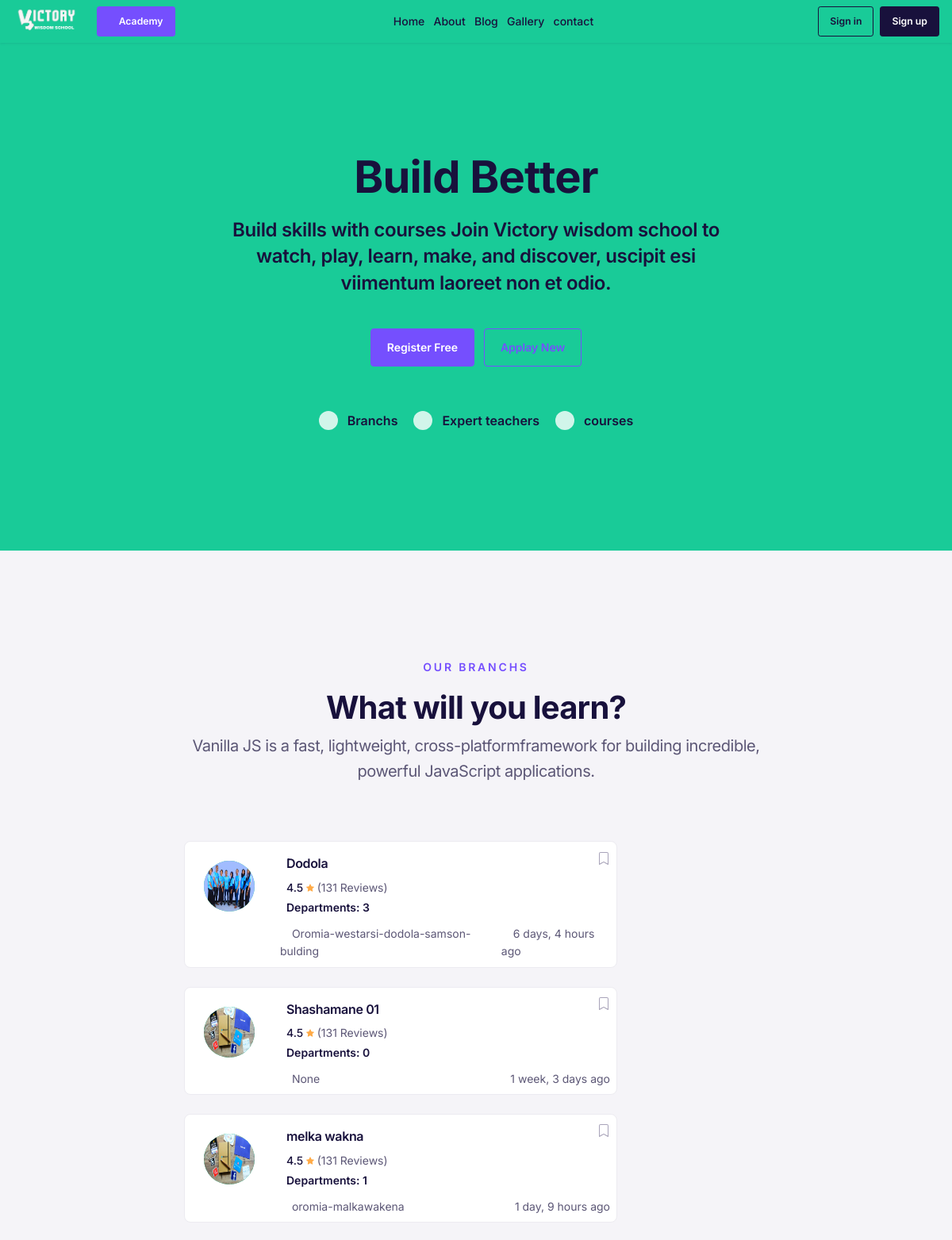
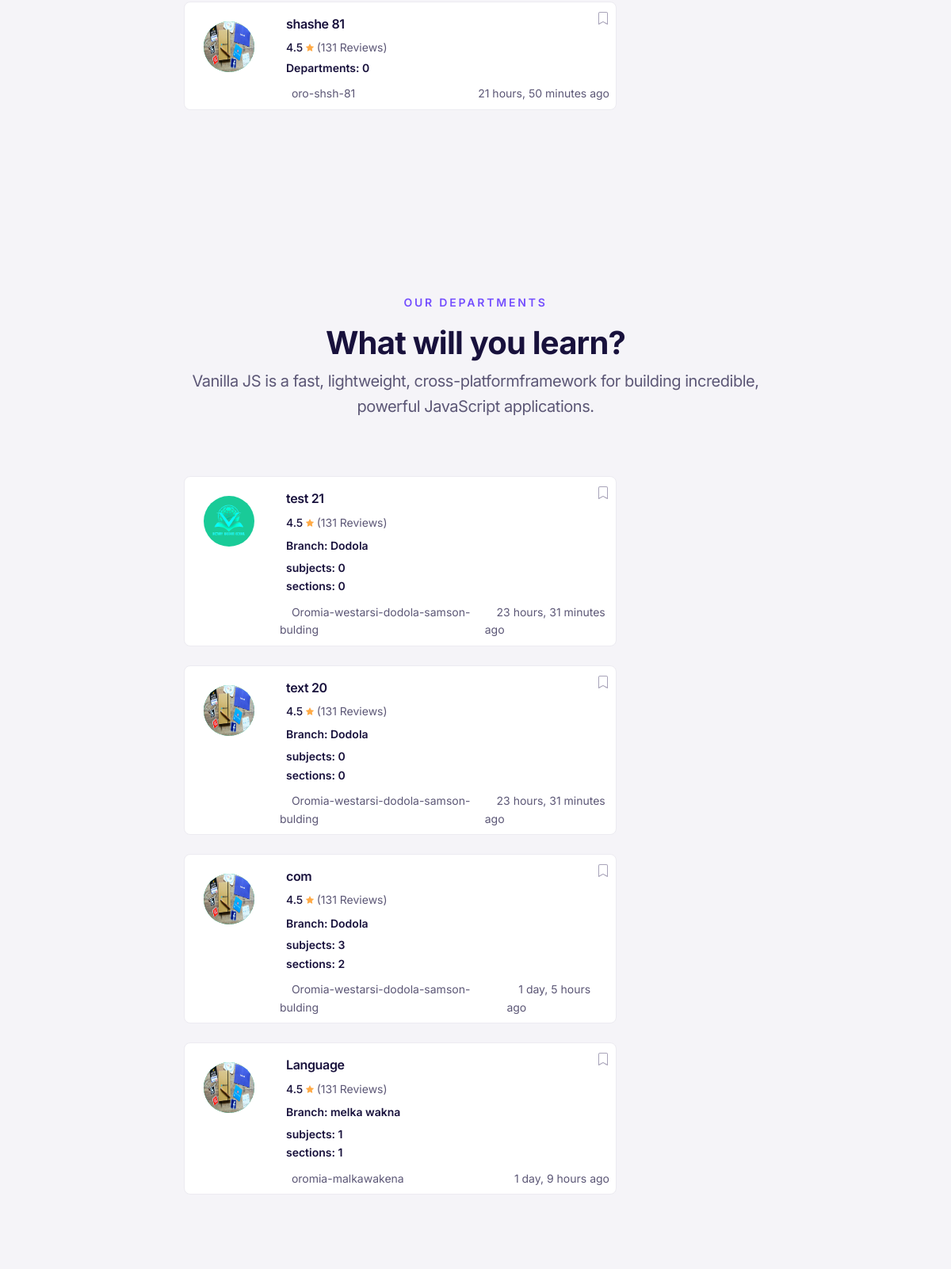
Page /academy_home/ (upper part) on the committed database (2 pictures, top to bottom).
### main/models.py (models this page shows, shortened)
class GeneralSetting(models.Model):
    site_name = models.CharField(max_length=200, help_text="Enter your website name below")
    site_description = models.TextField(help_text="The site title might be the name of your company or organization, or a brief description of the organization, or a combination of the two.")
    logo=models.ImageField(upload_to="main/images", help_text="Upload your website logo - 120 x 40 ")
    favicon = models.ImageField(upload_to="main/images", help_text="Upload your website favicon - Standard for most desktop browsers. 32×32")
    created = models.DateTimeField(auto_now_add=True)
    updated = models.DateTimeField(auto_now=True)

### academy/models.py (models this page shows, shortened)
class Branch(models.Model):
    name = models.CharField(max_length=50)
    location = models.CharField(max_length=200, null=True, blank=True)
    cover_image = models.ImageField(upload_to='academy/cover_image', default='academy/cover_image.jpg', null=True, blank=True)
    bio = models.TextField(null=True, blank=True)
    descriptions = models.TextField(null=True, blank=True)
    reviews = models.ManyToManyField(Review, blank=True)
    created = models.DateTimeField(auto_now_add=True)
    class Meta:
        verbose_name = "branch"
        unique_together = ["name"]
        ordering = ["name"]

class Department(models.Model):
    name = models.CharField(max_length=50)
    branch = models.ForeignKey(Branch,null=True, on_delete=models.CASCADE)
    cover_image = models.ImageField(upload_to='academy/cover_image', default='academy/cover_image.jpg', null=True, blank=True)
    bio = models.TextField(null=True, blank=True)
    descriptions = models.TextField(null=True, blank=True)
    reviews = models.ManyToManyField(Review, blank=True)
    created = models.DateTimeField(auto_now_add=True)
    class Meta:
        verbose_name = "department"
        unique_together = ["branch","name"]
        ordering = ["-created", "name"]

### home/views.py (the view)
# urls.py: path("academy_home/", views.academy_home, name="academy_home"),
def academy_home(request):
  users = User.objects.all()
  students = Student.objects.all()
  teachers = Teacher.objects.all()
  branches = Branch.objects.all()
  departments = Department.objects.all()
  subjects = Subject.objects.all()
  sections = Section.objects.all()
  context = {
    "users":users,
    "students":students,
    "teachers":teachers,
    "branches":branches,
    "departments":departments,
    "subjects":subjects,
    "sections":sections,
  }
  return render(request, "academy/public/academy_home.html", context)

### accounts/models.py (called while the page is built)
    def get_profile_image(self):
        image = self.userimage_set.order_by("-updated", "-created").filter(role = "profile_image")
        if image.exists():
            return image.first().image
        else:
            return None

    def __str__(self):
        return f"{self.get_full_name()}" if self.get_full_name() else  f"{self.email}"

### main/templatetags/myflatpage.py (called while the page is built)
@register.simple_tag(name="general_setting")
def general_setting():
    return GeneralSetting.objects.first()

@register.simple_tag(name="phone_numbers")
def phone_numbers():
    return PhoneNumber.objects.all()

@register.simple_tag(name="email_address")
def email_address():
    return EmailAddress.objects.all()

@register.simple_tag(name="office_address")
def office_address():
    return OfficeAddress.objects.all()

### academy/templates/academy/public/academy_home.html (shortened to what this page needs)
{% extends 'base/public/base.html' %}
{% load static %}
{% block public_content %}
  <div class="py-lg-18 py-10 bg-success">
    <div class="container">
      <div class="row justify-content-center">
        <div class="col-xl-7 col-lg-7 col-md-12">
          <div class="py-8 py-lg-0 text-center">
            <h1 class="display-2 fw-bold mb-3 text-primary">
              <span class="text-dark px-3 px-md-0">Build Better</span>
            </h1>
            <p class="mb-6 h2 text-dark">
              Build skills with courses Join Victory wisdom school to watch, play, learn, make,
              and discover, uscipit esi viimentum laoreet non et odio.
            </p>
            <a href="{% url 'register' %}" class="btn btn-primary me-2"
              >Register Free</a
            >
            <a href="../sign-up.html" class="btn btn-outline-primary"
              >Applay New</a
            >
            <div class="mt-8 mb-0">
              <ul class="list-inline">
                <li
                  class="list-inline-item text-dark fw-semi-bold lh-1 fs-4 me-3 mb-2 mb-md-0"
                >
                  <span
                    class="icon-shape icon-xs rounded-circle bg-light-success text-center me-2"
                    ><i class="zmdi zmdi-check text-success"></i></span
                  ><span class="align-middle">{{branchs_num}} Branchs</span>
                </li>
                <li
                  class="list-inline-item text-dark fw-semi-bold lh-1 fs-4 me-3 mb-2 mb-md-0"
                >
                  <span
                    class="icon-shape icon-xs rounded-circle bg-light-success text-center me-2"
                    ><i class="zmdi zmdi-check text-success"></i></span
                  ><span class="align-middle"
                    >{{total_num_teachers}} Expert teachers</span
                  >
                </li>
                <li class="list-inline-item text-dark fw-semi-bold lh-1 fs-4">
                  <span
                    class="icon-shape icon-xs rounded-circle bg-light-success text-center me-2"
                    ><i class="zmdi zmdi-check text-success"></i></span
                  ><span class="align-middle">{{subjects_num}} courses</span>
                </li>
              </ul>
            </div>
          </div>
        </div>
      </div>
    </div>
  </div>
  <section class="py-8 py-lg-18">
    <div class="container">
      <div class="row mb-8 justify-content-center">
        <div class="col-lg-8 col-md-12 col-12 text-center">
          <span
            class="text-primary mb-3 d-block text-uppercase fw-semi-bold ls-xl"
            >Our Branchs</span
          >
          <h2 class="mb-2 display-4 fw-bold">What will you learn?</h2>
          <p class="lead">
            Vanilla JS is a fast, lightweight, cross-platformframework for
            building incredible, powerful JavaScript applications.
          </p>
        </div>
      </div>
      <div class="row">
        {% for branch in branches %}
          <div class="offset-xl-2 col-lg-6 col-md-12 col-12">
            {% include 'components/branch_card.html' with branch=branch %}
          </div>
        {% endfor %}
      </div>
    </div>
  </section>
  <section class="py-8 py-lg-10">
    <div class="container">
      <div class="row mb-8 justify-content-center">
        <div class="col-lg-8 col-md-12 col-12 text-center">
          <span
            class="text-primary mb-3 d-block text-uppercase fw-semi-bold ls-xl"
            >Our Departments</span
          >
          <h2 class="mb-2 display-4 fw-bold">What will you learn?</h2>
          <p class="lead">
            Vanilla JS is a fast, lightweight, cross-platformframework for
            building incredible, powerful JavaScript applications.
          </p>
        </div>
      </div>
      <div class="row">
        {% for department in departments %}
          <div class="offset-xl-2 col-lg-6 col-md-12 col-12">
            {% include 'components/department_card.html' with department=department %}
          </div>
        {% endfor %}
      </div>
    </div>
  </section>
{% endblock public_content %}

### templates/base/public/navbar.html (shortened to what this page needs)
{% load static %}
{% load myflatpage %}
{% general_setting as generalSetting %}
<header class="topbar-nav">
  <nav class="navbar navbar-expand-lg p-1 ps-3 pe-3 navbar-default bg-success">
    <div class="container-fluid px-0">
      <a class="navbar-brand" href="{% url 'home' %}"><img class="navbar-logo-icon" src="{{generalSetting.logo.url}}" alt=""></a>
      <div class="collapse navbar-collapse" id="navbar-default">
        <ul class="navbar-nav m-0 p-0 my-auto">
          <li class="nav-item me-2   m-0 p-0 my-auto dropdown">
              <button class="btn btn-sm btn-primary" type="button" id="dropdownMenuButton1" data-bs-toggle="dropdown" aria-expanded="false">
                <i aria-hidden="true" class="fa fa-mortar-board"></i> Academy
              </button>
          </li>
        </ul>
        <ul class="navbar-nav ms-auto">
          <li class="nav-item">
            <a class="nav-link" href="{% url 'home' %}">Home</a>
          </li>
          <li class="nav-item">
            <a class="nav-link" href="{% url 'about' %}">About</a>
          </li>
          <li class="nav-item">
            <a class="nav-link" href="{% url 'blog_list' %}">Blog</a>
          </li>
          <li class="nav-item">
            <a class="nav-link" href="{% url 'gallery' %}">Gallery</a>
          </li>
          <li class="nav-item">
            <a class="nav-link" href="{% url 'contact' %}">contact</a>
          </li>
        </ul>
        <ul class="navbar-nav navbar-right-wrap ms-auto d-none d-lg-block">
          {% if request.user.is_authenticated  %}
            {% if request.user.is_superuser %}
              <a href="{% url 'academy_dashboard' %}" class="btn btn-sm btn-primary" role="button" >
                <i class="zmdi zmdi-view-dashboard"></i> Dashboard
              </a>
            {% endif %}
              <li class="dropdown ms-2 d-inline-block">
                <a class="rounded-circle" href="#" data-bs-toggle="dropdown" data-bs-display="static" aria-expanded="false">
                  <div class="avatar avatar-md avatar-indicators avatar-online">
                    <img alt="avatar" src="{% if request.user.get_profile_image.url %}
                    {{request.user.get_profile_image.url}}
                    {% else %}{% static 'assets/images/avater.png' %}{% endif %}" class="rounded-circle">
                  </div>
                </a>
                <div class="dropdown-menu dropdown-menu-end">
                  <div class="dropdown-item">
                    <a href="{% url 'user_profile' %}">
                    <div class="d-flex">
                      <div class="avatar avatar-md avatar-indicators avatar-online">
                        <img alt="avatar" src="{% if request.user.get_profile_image.url %}
                        {{request.user.get_profile_image.url}}
                        {% else %}{% static 'assets/images/avater.png' %}{% endif %}" class="rounded-circle">
                      </div>
                      <div class="ms-3 lh-1">
                        <h5 class="mb-1">{{request.user.get_full_name}}</h5>
                        <p class="mb-0 text-muted">{% if request.user.email %}{{request.user.email}}{% else %}{{request.user.username}}{% endif %}</p>
                      </div>
                    </div>
                  </a>
                  </div>
                  <div class="dropdown-divider"></div>
                  <ul class="list-unstyled">
                    <li class="d-flex">
                      <a class="dropdown-item" href="{% url 'user_profile' %}">
                        <i class="fa fa-user me-2 text-success"></i>
                        Profile
                      </a>
                      <span class="badge bg-success my-auto mx-1">
                        {% if request.user.is_superuser %}Admin
                        {% elif request.user.teacher %}Teacher
                        {% elif request.user.student %}Student
                        {% else %}Local User
                        {% endif %}
                      </span>
                    </li>
                  <div class="dropdown-divider"></div>
                  <ul class="list-unstyled">
                    <li>
                      <a class="dropdown-item" href="{% url 'logout' %}">
                        <i class="fa fa-sign-out me-2 text-danger"></i>Sign Out
                      </a>
                    </li>
                  </ul>
                </div>
              </li>
          {% else %}
            <div class="ms-auto mt-lg-0">
              <a href="{% url 'login' %}" class="btn btn-sm btn-outline-dark btn-sm ms-3">Sign in</a>
              <a href="{% url 'register' %}" class="btn btn-sm btn-dark btn-sm ms-1">Sign up</a>
            </div>
          {% endif %}
        </ul>
      </div>
    </div>
  </nav>
</header>

### templates/components/branch_card.html (shortened to what this page needs)
    <div class="card card-bordered mb-4 card-hover cursor-pointer border-top border-muted border-4 card-hover-with-icon">
      <div class="card-body p-2">
        <div>
          <div class="d-md-flex">
            <div class="m-3 mb-md-0">
              <img src="{{branch.cover_image.url}}"
                class="bg-success icon-shape icon-xxl rounded-circle">
            </div>
            <div class="ms-md-3 w-100">
              <div class="d-flex justify-content-between mb-2">
                <div>
                  <h3 class="fs-4 m-2">
                    <a href="{% url 'branch_details' branch.id %}" class="text-inherit">{{branch.name}}</a>
                  </h3>
                  <div>
                    <span class="text-dark ms-2 fw-medium">4.5
                    </span><span class="ms-0">(131 Reviews)</span>
                    <h5 class="ms-2 my-1">Departments: {{branch.department_set.count}} </h5>
                  </div>
                </div>
                <div>
                </div>
              </div>
              <div class="d-md-flex justify-content-between ">
                <div class="mb-2 mb-md-0">
                  <span class="me-2">
                    <i class="fe fe-map-pin text-muted"></i><span class="ms-1 ">{{branch.location}}</span>
                  </span>
                </div>
                <div>
                  <i class="fe fe-clock text-muted"></i> <span>{{branch.created|timesince}} ago</span>
                </div>
              </div>
            </div>
          </div>
        </div>
      </div>
    </div>

### templates/components/department_card.html (shortened to what this page needs)
<div class="card card-bordered mb-4 card-hover cursor-pointer border-top border-muted border-4 card-hover-with-icon">
    <div class="card-body p-2">
      <div>
        <div class="d-md-flex">
          <div class="m-3 mb-md-0">
            <img src="{{department.cover_image.url}}"
              class="bg-success icon-shape icon-xxl rounded-circle">
          </div>
          <div class="ms-md-3 w-100">
            <div class="d-flex justify-content-between mb-2">
              <div>
                <h3 class="fs-4 m-2">
                  <a href="{% url 'department_details' department.id %}" class="text-inherit">{{department.name}}</a>
                </h3>
                <div>
                  <span class="text-dark ms-2 fw-medium">4.5
                  </span><span class="ms-0">(131 Reviews)</span>
                  <h5 class="ms-2 my-2">Branch: {{department.branch.name}} </h5>
                  <h5 class="ms-2 my-1">subjects: {{department.subject_set.count}} </h5>
                  <h5 class="ms-2 my-1">sections: {{department.section_set.count}} </h5>
                </div>
              </div>
              <div>
              </div>
            </div>
            <div class="d-md-flex justify-content-between ">
              <div class="mb-2 mb-md-0">
                <span class="me-2">
                  <i class="fe fe-map-pin text-muted"></i><span class="ms-1 ">{{department.branch.location}}</span>
                </span>
              </div>
              <div>
                <i class="fe fe-clock text-muted"></i> <span>{{department.created|timesince}} ago</span>
              </div>
            </div>
          </div>
        </div>
      </div>
    </div>
  </div>

### static/assets/css/my_style.css (style rules this page uses)
.navbar-logo-icon { width: 85px; margin-right: 5px; }

### rows in the picture
GeneralSetting: logo (picture)
Branch: cover_image (picture), name "Dodola", department_set.count "3", location "Oromia-westarsi-dodola-samson-bulding", created "6 days, 4 hours"
Branch: cover_image (picture), name "Shashamane 01", department_set.count "0", location "None", created "1 week, 3 days"
Branch: cover_image (picture), name "melka wakna", department_set.count "1", location "oromia-malkawakena", created "1 day, 9 hours"
Branch: cover_image (picture), name "shashe 81", department_set.count "0", location "oro-shsh-81", created "21 hours, 50 minutes"
Department: cover_image (picture), name "test 21", branch.name "Dodola", subject_set.count "0", section_set.count "0", branch.location "Oromia-westarsi-dodola-samson-bulding", created "23 hours, 31 minutes"
Department: cover_image (picture), name "text 20", branch.name "Dodola", subject_set.count "0", section_set.count "0", branch.location "Oromia-westarsi-dodola-samson-bulding", created "23 hours, 31 minutes"
Department: cover_image (picture), name "com", branch.name "Dodola", subject_set.count "3", section_set.count "2", branch.location "Oromia-westarsi-dodola-samson-bulding", created "1 day, 5 hours"
Department: cover_image (picture), name "Language", branch.name "melka wakna", subject_set.count "1", section_set.count "1", branch.location "oromia-malkawakena", created "1 day, 9 hours"
